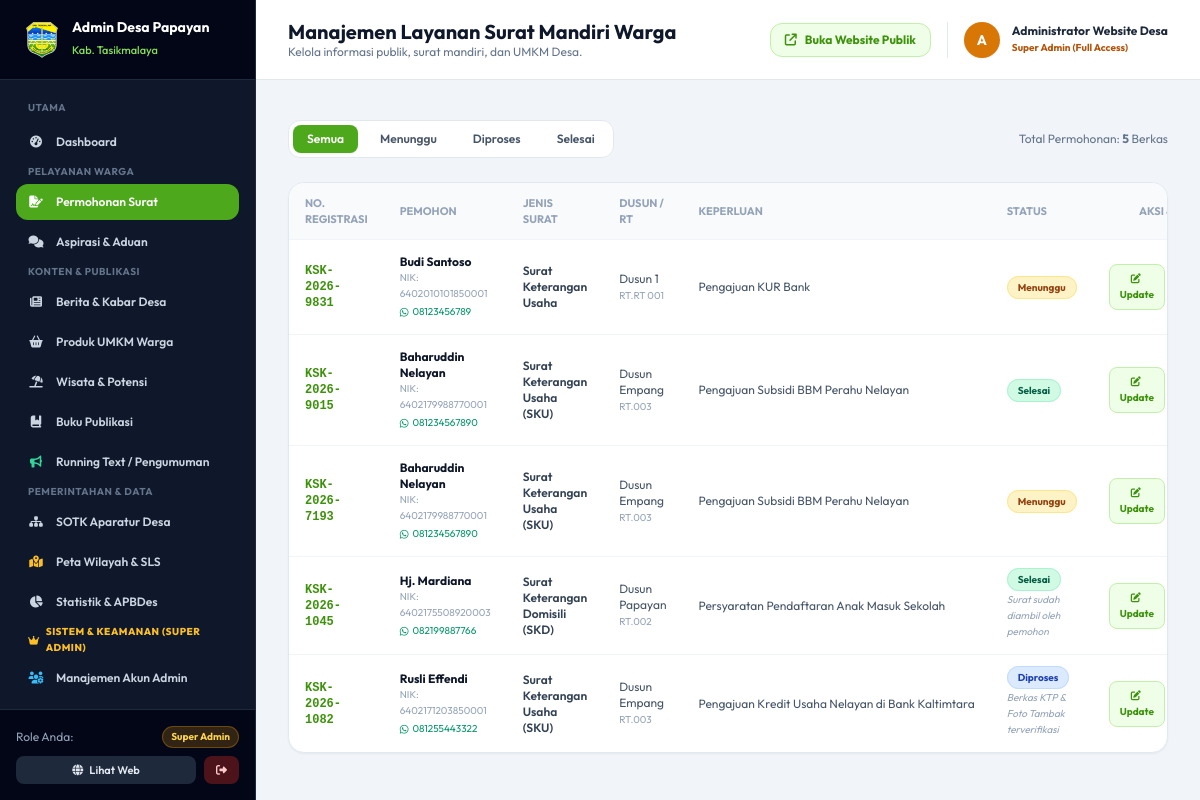
/admin/surat (signed in), run on the app's committed database.
### tables this page shows
CREATE TABLE profil_desa (
        id INTEGER PRIMARY KEY,
        nama_desa TEXT NOT NULL,
        kecamatan TEXT NOT NULL,
        kabupaten TEXT NOT NULL,
        provinsi TEXT NOT NULL,
        kode_pos TEXT,
        kode_wilayah TEXT,
        alamat TEXT,
        telepon TEXT,
        email TEXT,
        jam_pelayanan TEXT,
        nama_kades TEXT,
        periode_kades TEXT,
        foto_kades TEXT,
        sambutan_kades TEXT,
        visi TEXT,
        misi TEXT,
        luas_wilayah TEXT,
        koordinat_lat REAL,
        koordinat_lng REAL
    , judul_website TEXT DEFAULT 'Website Resmi Desa Kersik', tagline_website TEXT DEFAULT 'Desa Wisata Pesisir Marang Kayu', subtagline_website TEXT DEFAULT 'Penerima Penghargaan Kampung Iklim (Proklim) Utama KLHK RI', logo_website TEXT DEFAULT 'static/images/kutaikartanegara.png', favicon_website TEXT DEFAULT 'static/images/kutaikartanegara.png', banner_hero_1 TEXT DEFAULT 'static/images/banner1.png', banner_title_1 TEXT DEFAULT 'Selamat Datang di Website Resmi Desa Kersik', banner_desc_1 TEXT DEFAULT 'Menjelajahi pesona Pantai Biru Kersik, kelestarian mangrove pesisir, dan kemajuan masyarakat.', banner_hero_2 TEXT DEFAULT 'static/images/banner2.png', banner_title_2 TEXT DEFAULT 'Penerima Sertifikat Proklim Utama KLHK RI', banner_desc_2 TEXT DEFAULT 'Komitmen nyata masyarakat Desa Kersik dalam menjaga kelestarian lingkungan pesisir.', banner_hero_3 TEXT DEFAULT 'static/images/pantai_kersik.jpg', banner_title_3 TEXT DEFAULT 'Pelayanan Publik Cepat, Transparan dan Akuntabel', banner_desc_3 TEXT DEFAULT 'Nikmati kemudahan layanan pengajuan surat online mandiri dan keterbukaan informasi.', kml_url TEXT);

CREATE TABLE layanan_surat (
        id INTEGER PRIMARY KEY AUTOINCREMENT,
        no_reg TEXT UNIQUE NOT NULL,
        jenis_surat TEXT NOT NULL,
        nik TEXT NOT NULL,
        nama TEXT NOT NULL,
        wa TEXT NOT NULL,
        dusun TEXT NOT NULL,
        rt TEXT NOT NULL,
        keperluan TEXT NOT NULL,
        status TEXT DEFAULT 'Menunggu',
        catatan_admin TEXT,
        created_at TIMESTAMP DEFAULT CURRENT_TIMESTAMP
    );

### app.py (the view)
@app.route('/admin/surat')
@login_required
def admin_surat():
    status_filter = request.args.get('status')
    conn = get_db()
    cursor = conn.cursor()
    if status_filter:
        cursor.execute("SELECT * FROM layanan_surat WHERE status = ? ORDER BY id DESC", (status_filter,))
    else:
        cursor.execute("SELECT * FROM layanan_surat ORDER BY id DESC")
    surat_list = [dict(row) for row in cursor.fetchall()]
    conn.close()
    return render_template('admin/surat.html', surat_list=surat_list, active_status=status_filter)

### templates/admin/surat.html (shortened to what this page needs)
{% extends "base_admin.html" %}
{% block header_title %}Manajemen Layanan Surat Mandiri Warga{% endblock %}
{% block content %}
<div class="space-y-6">
  <div class="flex flex-wrap items-center justify-between gap-4">
    <div class="flex items-center gap-2 bg-white p-1 rounded-xl border border-slate-200 text-xs font-semibold">
      <a href="{{ url_for('admin_surat') }}" class="px-3.5 py-1.5 rounded-lg transition {% if not active_status %}bg-brand-700 text-white shadow-sm{% else %}text-slate-600 hover:text-slate-900{% endif %}">
        Semua
      </a>
      <a href="{{ url_for('admin_surat', status='Menunggu') }}" class="px-3.5 py-1.5 rounded-lg transition {% if active_status == 'Menunggu' %}bg-brand-700 text-white shadow-sm{% else %}text-slate-600 hover:text-slate-900{% endif %}">
        Menunggu
      </a>
      <a href="{{ url_for('admin_surat', status='Diproses') }}" class="px-3.5 py-1.5 rounded-lg transition {% if active_status == 'Diproses' %}bg-brand-700 text-white shadow-sm{% else %}text-slate-600 hover:text-slate-900{% endif %}">
        Diproses
      </a>
      <a href="{{ url_for('admin_surat', status='Selesai') }}" class="px-3.5 py-1.5 rounded-lg transition {% if active_status == 'Selesai' %}bg-brand-700 text-white shadow-sm{% else %}text-slate-600 hover:text-slate-900{% endif %}">
        Selesai
      </a>
    </div>
    <div class="text-xs text-slate-500">
      Total Permohonan: <strong>{{ surat_list|length }}</strong> Berkas
    </div>
  </div>
  <div class="bg-white rounded-2xl border border-slate-200 shadow-sm overflow-hidden">
    <div class="overflow-x-auto">
      <table class="w-full text-xs text-left">
        <thead class="text-[11px] uppercase text-slate-400 bg-slate-50 border-b border-slate-100">
          <tr>
            <th class="py-3 px-4">No. Registrasi</th>
            <th class="py-3 px-4">Pemohon</th>
            <th class="py-3 px-4">Jenis Surat</th>
            <th class="py-3 px-4">Dusun / RT</th>
            <th class="py-3 px-4">Keperluan</th>
            <th class="py-3 px-4">Status</th>
            <th class="py-3 px-4 text-center">Aksi & Verifikasi</th>
          </tr>
        </thead>
        <tbody class="divide-y divide-slate-100">
          {% for s in surat_list %}
          <tr class="hover:bg-slate-50/80 transition">
            <td class="py-3.5 px-4 font-mono font-bold text-brand-800">{{ s.no_reg }}</td>
            <td class="py-3.5 px-4">
              <span class="font-bold text-slate-900 block">{{ s.nama }}</span>
              <span class="text-slate-400 text-[10px] block">NIK: {{ s.nik }}</span>
              <a href="https://wa.me/{{ s.wa|replace('+', '')|replace('-', '') }}" target="_blank" class="text-emerald-600 hover:underline text-[10px] flex items-center gap-1 mt-0.5">
                <i class="fa-brands fa-whatsapp"></i> {{ s.wa }}
              </a>
            </td>
            <td class="py-3.5 px-4 font-semibold text-slate-700">{{ s.jenis_surat }}</td>
            <td class="py-3.5 px-4 text-slate-600">{{ s.dusun }} <br><span class="text-[10px] text-slate-400">RT.{{ s.rt }}</span></td>
            <td class="py-3.5 px-4 text-slate-600 max-w-xs truncate" title="{{ s.keperluan }}">{{ s.keperluan }}</td>
            <td class="py-3.5 px-4">
              {% if s.status == 'Menunggu' %}
                <span class="px-2.5 py-1 rounded-full bg-amber-100 text-amber-800 font-bold text-[10px] border border-amber-200">Menunggu</span>
              {% elif s.status == 'Diproses' %}
                <span class="px-2.5 py-1 rounded-full bg-blue-100 text-blue-800 font-bold text-[10px] border border-blue-200">Diproses</span>
              {% elif s.status == 'Selesai' %}
                <span class="px-2.5 py-1 rounded-full bg-emerald-100 text-emerald-800 font-bold text-[10px] border border-emerald-200">Selesai</span>
              {% else %}
                <span class="px-2.5 py-1 rounded-full bg-red-100 text-red-800 font-bold text-[10px] border border-red-200">{{ s.status }}</span>
              {% endif %}
              {% if s.catatan_admin %}
                <p class="text-[10px] text-slate-400 mt-1 italic">{{ s.catatan_admin }}</p>
              {% endif %}
            </td>
            <td class="py-3.5 px-4">
              <div class="flex items-center justify-center gap-2">
                <button onclick="bukaModalUpdateStatus({{ s.id }}, '{{ s.no_reg }}', '{{ s.status }}', '{{ s.catatan_admin or '' }}')" class="px-2.5 py-1.5 rounded-lg bg-brand-50 hover:bg-brand-100 text-brand-800 font-bold text-[10px] border border-brand-200 transition">
                  <i class="fa-solid fa-pen-to-square mr-0.5"></i> Update
                </button>
              </div>
            </td>
          </tr>
          {% endfor %}
        </tbody>
      </table>
    </div>
  </div>
</div>
{% endblock %}

### templates/base_admin.html (shortened to what this page needs)
<!DOCTYPE html>
<html lang="id">
<head>
  <link rel="stylesheet" href="https://cdnjs.cloudflare.com/ajax/libs/font-awesome/6.5.1/css/all.min.css" />
  <script src="https://cdn.tailwindcss.com"></script>
</head>
<body class="bg-slate-100 text-slate-800 antialiased flex h-screen overflow-hidden">
  <aside class="w-64 bg-slate-900 text-slate-300 flex flex-col flex-shrink-0 border-r border-slate-800 transition-all duration-300">
    <div class="h-20 flex items-center gap-3 px-6 bg-slate-950 border-b border-slate-800">
      <img src="{{ url_for('static', filename=profil_global.logo_website.replace('static/', '')) if profil_global.logo_website and profil_global.logo_website.startswith('static/') else (profil_global.logo_website or url_for('static', filename='images/logo_tasikmalaya.png')) }}" class="w-9 h-9 object-contain" alt="Logo" onerror="this.src='{{ url_for('static', filename='images/logo_tasikmalaya.png') }}'" />
      <div>
        <h2 class="text-white font-bold text-sm leading-tight">Admin Desa {{ profil_global.nama_desa or 'Papayan' }}</h2>
        <span class="text-[11px] text-brand-400 font-medium">Kab. {{ profil_global.kabupaten or 'Kutai Kartanegara' }}</span>
      </div>
    </div>
    <nav class="flex-1 overflow-y-auto px-4 py-5 space-y-1 text-xs font-semibold">
      <div class="text-[10px] uppercase font-bold text-slate-500 tracking-wider px-3 mb-2">Utama</div>
      <a href="{{ url_for('admin_dashboard') }}" class="flex items-center gap-3 px-3 py-2.5 rounded-xl hover:bg-slate-800 hover:text-white transition {% if request.endpoint == 'admin_dashboard' %}bg-brand-700 text-white{% endif %}">
        <i class="fa-solid fa-gauge-high w-4 text-center"></i> Dashboard
      </a>
      <div class="text-[10px] uppercase font-bold text-slate-500 tracking-wider px-3 mt-6 mb-2">Pelayanan Warga</div>
      <a href="{{ url_for('admin_surat') }}" class="flex items-center justify-between px-3 py-2.5 rounded-xl hover:bg-slate-800 hover:text-white transition {% if request.endpoint == 'admin_surat' %}bg-brand-700 text-white{% endif %}">
        <span class="flex items-center gap-3"><i class="fa-solid fa-file-signature w-4 text-center"></i> Permohonan Surat</span>
      </a>
      <a href="{{ url_for('admin_pengaduan') }}" class="flex items-center justify-between px-3 py-2.5 rounded-xl hover:bg-slate-800 hover:text-white transition ">
        <span class="flex items-center gap-3"><i class="fa-solid fa-comments w-4 text-center"></i> Aspirasi & Aduan</span>
      </a>
      <div class="text-[10px] uppercase font-bold text-slate-500 tracking-wider px-3 mt-6 mb-2">Konten & Publikasi</div>
      <a href="{{ url_for('admin_berita') }}" class="flex items-center gap-3 px-3 py-2.5 rounded-xl hover:bg-slate-800 hover:text-white transition {% if request.endpoint == 'admin_berita' %}bg-brand-700 text-white{% endif %}">
        <i class="fa-solid fa-newspaper w-4 text-center"></i> Berita & Kabar Desa
      </a>
      <a href="{{ url_for('admin_umkm') }}" class="flex items-center gap-3 px-3 py-2.5 rounded-xl hover:bg-slate-800 hover:text-white transition {% if request.endpoint == 'admin_umkm' %}bg-brand-700 text-white{% endif %}">
        <i class="fa-solid fa-basket-shopping w-4 text-center"></i> Produk UMKM Warga
      </a>
      <a href="{{ url_for('admin_wisata') }}" class="flex items-center gap-3 px-3 py-2.5 rounded-xl hover:bg-slate-800 hover:text-white transition {% if request.endpoint == 'admin_wisata' %}bg-brand-700 text-white{% endif %}">
        <i class="fa-solid fa-umbrella-beach w-4 text-center"></i> Wisata & Potensi
      </a>
      <a href="{{ url_for('admin_publikasi') }}" class="flex items-center gap-3 px-3 py-2.5 rounded-xl hover:bg-slate-800 hover:text-white transition {% if request.endpoint == 'admin_publikasi' %}bg-brand-700 text-white{% endif %}">
        <i class="fa-solid fa-book-bookmark w-4 text-center"></i> Buku Publikasi
      </a>
      <a href="{{ url_for('admin_running_text') }}" class="flex items-center gap-3 px-3 py-2.5 rounded-xl hover:bg-slate-800 hover:text-white transition {% if request.endpoint == 'admin_running_text' %}bg-brand-700 text-white{% endif %}">
        <i class="fa-solid fa-bullhorn w-4 text-center text-emerald-400"></i> Running Text / Pengumuman
      </a>
      <div class="text-[10px] uppercase font-bold text-slate-500 tracking-wider px-3 mt-6 mb-2">Pemerintahan & Data</div>
      <a href="{{ url_for('admin_aparatur') }}" class="flex items-center gap-3 px-3 py-2.5 rounded-xl hover:bg-slate-800 hover:text-white transition {% if request.endpoint == 'admin_aparatur' %}bg-brand-700 text-white{% endif %}">
        <i class="fa-solid fa-sitemap w-4 text-center"></i> SOTK Aparatur Desa
      </a>
      <a href="{{ url_for('admin_peta') }}" class="flex items-center gap-3 px-3 py-2.5 rounded-xl hover:bg-slate-800 hover:text-white transition {% if request.endpoint == 'admin_peta' %}bg-brand-700 text-white{% endif %}">
        <i class="fa-solid fa-map-location-dot w-4 text-center text-amber-400"></i> Peta Wilayah & SLS
      </a>
      <a href="{{ url_for('admin_statistik') }}" class="flex items-center gap-3 px-3 py-2.5 rounded-xl hover:bg-slate-800 hover:text-white transition {% if request.endpoint == 'admin_statistik' %}bg-brand-700 text-white{% endif %}">
        <i class="fa-solid fa-chart-pie w-4 text-center"></i> Statistik & APBDes
      </a>
      {% if session.get('role') == 'superadmin' %}
      <div class="text-[10px] uppercase font-extrabold text-amber-400 tracking-wider px-3 mt-6 mb-2 flex items-center gap-1.5">
        <i class="fa-solid fa-crown text-[10px]"></i>
        <span>Sistem & Keamanan (Super Admin)</span>
      </div>
      <a href="{{ url_for('admin_users') }}" class="flex items-center gap-3 px-3 py-2.5 rounded-xl hover:bg-slate-800 hover:text-white transition {% if request.endpoint == 'admin_users' %}bg-amber-600 text-slate-950 font-black{% endif %}">
        <i class="fa-solid fa-users-gear w-4 text-center text-sky-400"></i> Manajemen Akun Admin
      </a>
      <a href="{{ url_for('admin_backup') }}" class="flex items-center gap-3 px-3 py-2.5 rounded-xl hover:bg-slate-800 hover:text-white transition ">
      </a>
      {% endif %}
    </nav>
    <div class="p-4 bg-slate-950 border-t border-slate-800 text-xs">
      <div class="flex items-center justify-between mb-2">
        <span class="text-slate-400">Role Anda:</span>
        {% if session.get('role') == 'superadmin' %}
          <span class="px-2 py-0.5 rounded-full bg-amber-500/20 text-amber-300 font-bold text-[10px] border border-amber-500/30">Super Admin</span>
        {% else %}
          <span class="px-2 py-0.5 rounded-full bg-blue-500/20 text-blue-300 font-bold text-[10px] border border-blue-500/30">Admin Operator</span>
        {% endif %}
      </div>
      <div class="flex items-center gap-2">
        <a href="{{ url_for('index') }}" target="_blank" class="flex-1 text-center py-1.5 rounded-lg bg-slate-800 hover:bg-slate-700 text-slate-200 font-semibold text-[11px] transition">
          <i class="fa-solid fa-globe mr-1"></i> Lihat Web
        </a>
        <a href="{{ url_for('admin_logout') }}" class="px-3 py-1.5 rounded-lg bg-red-900/60 hover:bg-red-800 text-red-200 font-semibold text-[11px] transition" title="Logout">
          <i class="fa-solid fa-right-from-bracket"></i>
        </a>
      </div>
    </div>
  </aside>
  <div class="flex-1 flex flex-col h-screen overflow-hidden">
    <header class="h-20 bg-white border-b border-slate-200 flex items-center justify-between px-8 flex-shrink-0">
      <div>
        <h1 class="text-xl font-bold text-slate-900 leading-tight">{% block header_title %}Dashboard Pengelolaan Desa{% endblock %}</h1>
        <p class="text-xs text-slate-500">Kelola informasi publik, surat mandiri, dan UMKM Desa.</p>
      </div>
      <div class="flex items-center gap-4">
        <a href="{{ url_for('index') }}" target="_blank" class="hidden sm:inline-flex items-center gap-2 text-xs font-bold bg-brand-50 text-brand-800 border border-brand-200 px-3.5 py-2 rounded-xl hover:bg-brand-100 transition">
          <i class="fa-solid fa-external-link"></i> Buka Website Publik
        </a>
        <div class="flex items-center gap-3 pl-4 border-l border-slate-200">
          <div class="w-9 h-9 rounded-full {% if session.get('role') == 'superadmin' %}bg-amber-600{% else %}bg-brand-700{% endif %} text-white flex items-center justify-center font-bold text-sm shadow-sm">
            {{ session.get('username', 'A')[0].upper() }}
          </div>
          <div class="hidden sm:block text-left text-xs">
            <span class="font-bold text-slate-800 block">{{ session.get('nama', 'Administrator') }}</span>
            <span class="{% if session.get('role') == 'superadmin' %}text-amber-700 font-bold{% else %}text-slate-400{% endif %} text-[10px]">
              {% if session.get('role') == 'superadmin' %}Super Admin (Full Access){% else %}Admin Operator Pelayanan{% endif %}
            </span>
          </div>
        </div>
      </div>
    </header>
    <div class="px-8 pt-4">
    </div>
    <main class="flex-1 overflow-y-auto px-8 py-6">
      {% block content %}{% endblock %}
    </main>
  </div>
</body>
</html>

### data on the page
profil_desa: logo_website (picture), nama_desa "Papayan", kabupaten "Tasikmalaya"
layanan_surat: no_reg "KSK-2026-9831", nama "Budi Santoso", nik "6402010101850001", wa "08123456789", jenis_surat "Surat Keterangan Usaha", dusun "Dusun 1", rt "RT 001", keperluan "Pengajuan KUR Bank", status "Menunggu"
layanan_surat: no_reg "KSK-2026-9015", nama "Baharuddin Nelayan", nik "6402179988770001", wa "081234567890", jenis_surat "Surat Keterangan Usaha (SKU)", dusun "Dusun Empang", rt "003", keperluan "Pengajuan Subsidi BBM Perahu Nelayan", status "Selesai"
layanan_surat: no_reg "KSK-2026-7193", nama "Baharuddin Nelayan", nik "6402179988770001", wa "081234567890", jenis_surat "Surat Keterangan Usaha (SKU)", dusun "Dusun Empang", rt "003", keperluan "Pengajuan Subsidi BBM Perahu Nelayan", status "Menunggu"
layanan_surat: no_reg "KSK-2026-1045", nama "Hj. Mardiana", nik "6402175508920003", wa "082199887766", jenis_surat "Surat Keterangan Domisili (SKD)", dusun "Dusun Papayan", rt "002", keperluan "Persyaratan Pendaftaran Anak Masuk Sekolah", status "Selesai", catatan_admin "Surat sudah diambil oleh pemohon"
layanan_surat: no_reg "KSK-2026-1082", nama "Rusli Effendi", nik "6402171203850001", wa "081255443322", jenis_surat "Surat Keterangan Usaha (SKU)", dusun "Dusun Empang", rt "003", keperluan "Pengajuan Kredit Usaha Nelayan di Bank Kaltimtara", status "Diproses", catatan_admin "Berkas KTP & Foto Tambak terverifikasi"

### other printed values
{{ session.get('username', 'A')[0].upper() }} "A"
{{ session.get('nama', 'Administrator') }} "Administrator Website Desa"
{{ surat_list|length }} "5"
